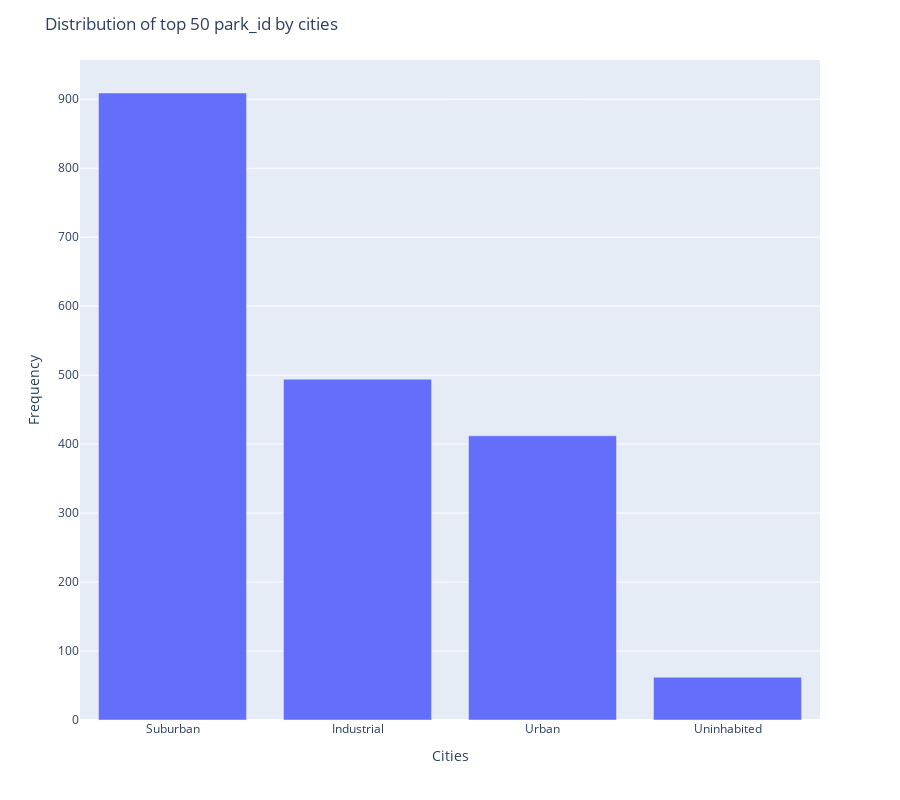

Notebook code cell kept with this figure:
### Code cell
def cities_number_of_connector_id(n=5):
    e = d.copy()
    e = e[['evse_id','park_id','city','clc_code']]
    e = e.drop_duplicates()
    f = e.groupby(['clc_code']).count().sort_values(['park_id'],ascending=False)['park_id']

    fig = px.bar(x=f[:50].index,y=f[:50])
    fig.update_layout(
                height=800,
                title_text= 'Distribution of top 50 park_id by cities',
                xaxis_title="Cities",
                yaxis_title="Frequency"
            )
    fig.show()
    return f

f = cities_number_of_connector_id()
print(f)

### Figure 1 — Plotly figure (JSON) as saved in the notebook; plotly's stock layout.template omitted (floating-point values rounded to 4 significant figures)
{"data": [{"alignmentgroup": "True", "hovertemplate": "x=%{x}<br>y=%{y}<extra></extra>", "legendgroup": "", "marker": {"color": "#636efa", "pattern": {"shape": ""}}, "name": "", "offsetgroup": "", "orientation": "v", "showlegend": false, "textposition": "auto", "type": "bar", "x": ["Suburban", "Industrial", "Urban", "Uninhabited"], "xaxis": "x", "y": [909, 494, 412, 62], "yaxis": "y"}], "layout": {"barmode": "relative", "height": 800, "legend": {"tracegroupgap": 0}, "margin": {"t": 60}, "title": {"text": "Distribution of top 50 park_id by cities"}, "xaxis": {"anchor": "y", "domain": [0, 1], "title": {"text": "Cities"}}, "yaxis": {"anchor": "x", "domain": [0, 1], "title": {"text": "Frequency"}}}}
